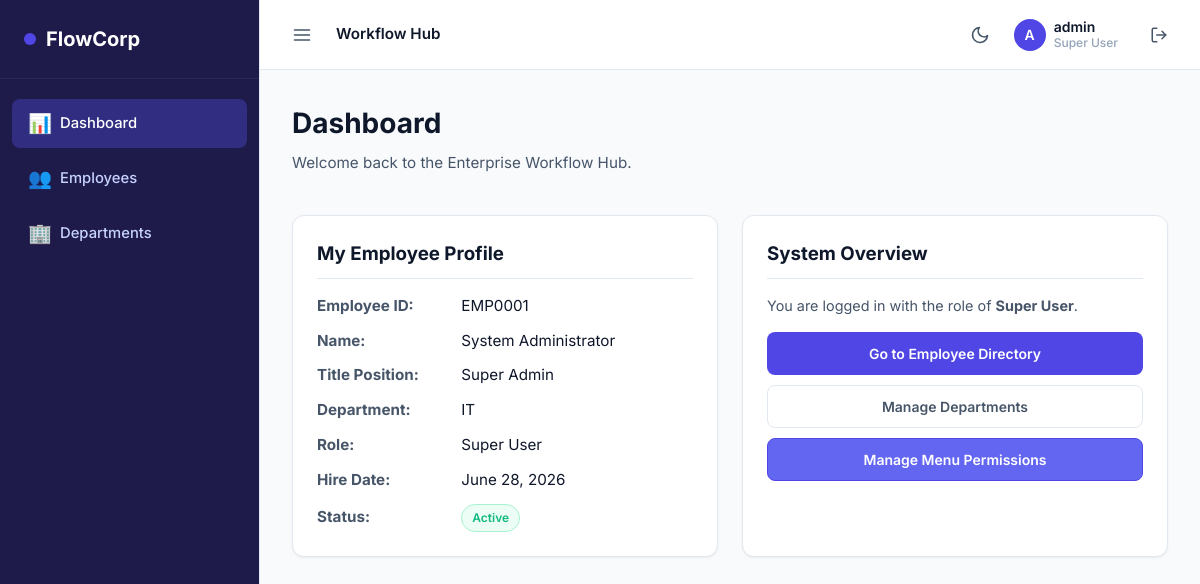
The app's page / (signed in) with its own data.
### employees/models.py (models this page shows, shortened)
class Employee(models.Model):
    STATUS_CHOICES = [
        ('Active', 'Active'),
        ('Inactive', 'Inactive'),
        ('Resigned', 'Resigned'),
    ]
    ROLE_CHOICES = [
        ('Super User', 'Super User'),
        ('Admin', 'Admin'),
        ('Manager', 'Manager'),
        ('Employee', 'Employee'),
    ]
    employee_id = models.CharField(max_length=20, unique=True, blank=True)
    name = models.CharField(max_length=150)
    hire_date = models.DateField()
    status = models.CharField(max_length=20, choices=STATUS_CHOICES, default='Active')
    position = models.CharField(max_length=100)
    department = models.ForeignKey(Department, on_delete=models.PROTECT, related_name='employees')
    role = models.CharField(max_length=20, choices=ROLE_CHOICES, default='Employee')
    user = models.OneToOneField(User, on_delete=models.CASCADE, related_name='employee', null=True, blank=True)

class Department(models.Model):
    name = models.CharField(max_length=100, unique=True)
    created_at = models.DateTimeField(auto_now_add=True)

### employees/views.py (the view)
# urls.py: path('', views.dashboard, name='dashboard'),
@login_required
def dashboard(request):
    employee = getattr(request, 'employee', None)
    return render(request, 'employees/dashboard.html', {'employee': employee})

### employees/models.py (called while the page is built)
    def is_allowed(self, role):
        if role == 'Super User':
            return self.allow_superuser
        elif role == 'Admin':
            return self.allow_admin
        elif role == 'Manager':
            return self.allow_manager
        elif role == 'Employee':
            return self.allow_employee
        return False

### employees/templates/employees/dashboard.html (shortened to what this page needs)
{% extends 'employees/base.html' %}
{% block content %}
    <div class="flex-space mb-4">
        <div>
            <h1>Dashboard</h1>
            <p class="page-subtitle">Welcome back to the Enterprise Workflow Hub.</p>
        </div>
    </div>
    <div class="grid-2">
        <div class="card">
            <h3 class="mb-4" style="border-bottom: 1px solid var(--border); padding-bottom: 10px;">My Employee Profile</h3>
            {% if employee %}
                <div style="display: flex; flex-direction: column; gap: 12px; font-size: 0.95rem; margin-top: 16px;">
                    <div><strong style="color: var(--text-secondary); display: inline-block; width: 140px;">Employee ID:</strong> {{ employee.employee_id }}</div>
                    <div><strong style="color: var(--text-secondary); display: inline-block; width: 140px;">Name:</strong> {{ employee.name }}</div>
                    <div><strong style="color: var(--text-secondary); display: inline-block; width: 140px;">Title Position:</strong> {{ employee.position }}</div>
                    <div><strong style="color: var(--text-secondary); display: inline-block; width: 140px;">Department:</strong> {{ employee.department.name }}</div>
                    <div><strong style="color: var(--text-secondary); display: inline-block; width: 140px;">Role:</strong> {{ employee.role }}</div>
                    <div><strong style="color: var(--text-secondary); display: inline-block; width: 140px;">Hire Date:</strong> {{ employee.hire_date }}</div>
                    <div>
                        <strong style="color: var(--text-secondary); display: inline-block; width: 140px;">Status:</strong>
                        <span class="badge badge-success">{{ employee.status }}</span>
                    </div>
                </div>
            {% else %}
                <p style="color: var(--error);">No employee profile is currently associated with your account.</p>
            {% endif %}
        </div>
        <div class="card">
            <h3 class="mb-4" style="border-bottom: 1px solid var(--border); padding-bottom: 10px;">System Overview</h3>
            <div style="display: flex; flex-direction: column; gap: 16px; margin-top: 16px;">
                <p style="color: var(--text-secondary); font-size: 0.9rem;">
                    You are logged in with the role of <strong>{{ employee.role }}</strong>.
                </p>
                {% if employee.role == 'Super User' or employee.role == 'Admin' %}
                    <div style="display: flex; flex-direction: column; gap: 10px;">
                        <a href="{% url 'employee_list' %}" class="btn btn-primary" style="justify-content: center;">Go to Employee Directory</a>
                        <a href="{% url 'department_list' %}" class="btn btn-secondary" style="justify-content: center;">Manage Departments</a>
                        {% if employee.role == 'Super User' %}
                            <a href="{% url 'menu_permissions_edit' %}" class="btn btn-primary" style="justify-content: center; background-color: #6366f1; border-color: #4f46e5;">Manage Menu Permissions</a>
                        {% endif %}
                    </div>
                {% else %}
                    <div style="padding: 12px; border-radius: 6px; font-size: 0.85rem; border: 1px solid var(--border); background-color: var(--bg-primary);">
                        You have standard employee permissions. Approval workflows and Leave requests will be available in the upcoming phases.
                    </div>
                {% endif %}
            </div>
        </div>
    </div>
{% endblock %}

### employees/templates/employees/base.html (shortened to what this page needs)
{% load static %}
<!DOCTYPE html>
<html lang="en">
<head>
    <link rel="stylesheet" href="{% static 'employees/css/style.css' %}">
</head>
<body>
    <div class="app-container">
        <aside class="sidebar">
            <div class="sidebar-brand">
                <div class="sidebar-brand-icon"></div>
                <span class="sidebar-brand-name">FlowCorp</span>
            </div>
            <ul class="sidebar-menu">
                <li class="{% if request.resolver_match.view_name == 'dashboard' %}active{% endif %}">
                    <a href="{% url 'dashboard' %}">
                        <span class="icon">📊</span>
                        <span class="label-text">Dashboard</span>
                    </a>
                </li>
                {% if 'employees' in request.allowed_menus %}
                    <li class="{% if 'employee' in request.resolver_match.view_name %}active{% endif %}">
                        <a href="{% url 'employee_list' %}">
                            <span class="icon">👥</span>
                            <span class="label-text">Employees</span>
                        </a>
                    </li>
                {% endif %}
                {% if 'departments' in request.allowed_menus %}
                    <li class="{% if 'department' in request.resolver_match.view_name %}active{% endif %}">
                        <a href="{% url 'department_list' %}">
                            <span class="icon">🏢</span>
                            <span class="label-text">Departments</span>
                        </a>
                    </li>
                {% endif %}
            </ul>
        </aside>
        <div class="main-area">
            <header class="main-header">
                <div class="header-left">
                    <button id="sidebar-toggle" class="icon-btn" title="Toggle Navigation">
                        <svg width="20" height="20" viewBox="0 0 24 24" fill="none" stroke="currentColor" stroke-width="2" stroke-linecap="round" stroke-linejoin="round"><line x1="3" y1="12" x2="21" y2="12"></line><line x1="3" y1="6" x2="21" y2="6"></line><line x1="3" y1="18" x2="21" y2="18"></line></svg>
                    </button>
                    <div style="font-weight: 600; font-size: 0.95rem;">Workflow Hub</div>
                </div>
                <div class="header-right">
                    <button id="theme-toggle" class="icon-btn" title="Toggle Light/Dark Theme">
                        <svg width="20" height="20" viewBox="0 0 24 24" fill="none" stroke="currentColor" stroke-width="2" stroke-linecap="round" stroke-linejoin="round"><path d="M21 12.79A9 9 0 1 1 11.21 3 7 7 0 0 0 21 12.79z"></path></svg>
                    </button>
                    {% if request.user.is_authenticated %}
                        <div class="user-badge">
                            <div class="user-avatar">
                                {{ request.user.username|slice:":1"|upper }}
                            </div>
                            <div style="display:flex; flex-direction:column; line-height:1.2;">
                                <span style="font-weight:600; color:var(--text-primary);">{{ request.user.username }}</span>
                                <span style="font-size:0.75rem; color:var(--text-muted);">{{ request.employee.role|default:"User" }}</span>
                            </div>
                        </div>
                        <a href="{% url 'logout' %}" class="icon-btn" title="Logout" style="margin-left: 8px;">
                            <svg width="18" height="18" viewBox="0 0 24 24" fill="none" stroke="currentColor" stroke-width="2" stroke-linecap="round" stroke-linejoin="round"><path d="M9 21H5a2 2 0 0 1-2-2V5a2 2 0 0 1 2-2h4"></path><polyline points="16 17 21 12 16 7"></polyline><line x1="21" y1="12" x2="9" y2="12"></line></svg>
                        </a>
                    {% endif %}
                </div>
            </header>
            <main class="content-frame">
                {% block content %}
                {% endblock %}
            </main>
        </div>
    </div>
</body>
</html>

### employees/static/employees/css/style.css (style rules this page uses)
:root { --bg-primary: #f8fafc; --bg-secondary: #ffffff; --bg-sidebar: #1e1b4b; --bg-sidebar-active: #312e81; --text-sidebar: #c7d2fe; --text-sidebar-active: #ffffff; --border: #e2e8f0; --text-primary: #0f172a; --text-secondary: #475569; --text-muted: #94a3b8; --accent: #4f46e5; --accent-hover: #4338ca; --success: #10b981; --success-bg: #ecfdf5; --success-border: #a7f3d0; --warning: #f59e0b; --error: #ef4444; --error-bg: #fef2f2; --error-border: #fca5a5; --card-shadow: 0 1px 3px 0 rgba(0, 0, 0, 0.05), 0 1px 2px -1px rgba(0, 0, 0, 0.05); }
* { box-sizing: border-box; margin: 0; padding: 0; }
body { font-family: 'Inter', system-ui, -apple-system, sans-serif; background-color: var(--bg-primary); color: var(--text-primary); line-height: 1.5; transition: background-color 0.2s, color 0.2s; }
.app-container { display: flex; min-height: 100vh; width: 100vw; overflow-x: hidden; }
.sidebar { width: 260px; background-color: var(--bg-sidebar); color: var(--text-sidebar); display: flex; flex-direction: column; flex-shrink: 0; transition: width 0.3s cubic-bezier(0.4, 0, 0.2, 1); border-right: 1px solid var(--border); z-index: 10; }
.sidebar-brand { padding: 24px; font-size: 1.25rem; font-weight: 700; color: #ffffff; display: flex; align-items: center; gap: 10px; border-bottom: 1px solid rgba(255, 255, 255, 0.05); }
.sidebar-brand-icon { width: 12px; height: 12px; background-color: var(--accent); border-radius: 50%; }
.sidebar-menu { list-style: none; padding: 20px 12px; display: flex; flex-direction: column; gap: 6px; }
.sidebar-menu a { display: flex; align-items: center; padding: 10px 16px; color: var(--text-sidebar); text-decoration: none; border-radius: 8px; font-weight: 500; font-size: 0.925rem; transition: all 0.2s; }
.sidebar-menu li.active a { background-color: var(--bg-sidebar-active); color: var(--text-sidebar-active); }
.sidebar-menu a .icon { margin-right: 12px; font-size: 1.2rem; width: 20px; text-align: center; }
.sidebar-menu a .label-text { transition: opacity 0.2s; white-space: nowrap; }
.main-area { flex: 1; display: flex; flex-direction: column; min-width: 0; }
.main-header { background-color: var(--bg-secondary); border-bottom: 1px solid var(--border); padding: 16px 24px; display: flex; justify-content: space-between; align-items: center; height: 70px; }
.header-left { display: flex; align-items: center; gap: 16px; }
.icon-btn { background: none; border: none; cursor: pointer; color: var(--text-secondary); padding: 8px; border-radius: 8px; transition: background-color 0.2s; display: flex; align-items: center; justify-content: center; font-size: 1.25rem; }
.header-right { display: flex; align-items: center; gap: 16px; }
.user-badge { display: flex; align-items: center; gap: 8px; font-size: 0.875rem; font-weight: 500; color: var(--text-secondary); }
.user-avatar { width: 32px; height: 32px; background-color: var(--accent); color: white; border-radius: 50%; display: flex; align-items: center; justify-content: center; font-weight: 600; }
.content-frame { flex: 1; padding: 32px; overflow-y: auto; max-width: 1200px; width: 100%; margin: 0 auto; }
h1 { font-size: 1.75rem; font-weight: 700; margin-bottom: 8px; }
.page-subtitle { color: var(--text-secondary); margin-bottom: 24px; font-size: 0.95rem; }
.btn { display: inline-flex; align-items: center; gap: 8px; padding: 10px 18px; border-radius: 8px; font-size: 0.875rem; font-weight: 600; cursor: pointer; text-decoration: none; transition: background-color 0.15s, border-color 0.15s; border: 1px solid transparent; }
.btn-primary { background-color: var(--accent); color: #ffffff; }
.btn-secondary { background-color: var(--bg-secondary); color: var(--text-secondary); border-color: var(--border); }
.card { background-color: var(--bg-secondary); border: 1px solid var(--border); border-radius: 12px; padding: 24px; box-shadow: var(--card-shadow); margin-bottom: 24px; }
.grid-2 { display: grid; grid-template-columns: 1fr 1fr; gap: 24px; }
.mb-4 { margin-bottom: 16px; }
.flex-space { display: flex; justify-content: space-between; align-items: center; }
.badge { display: inline-flex; align-items: center; padding: 4px 10px; border-radius: 9999px; font-size: 0.75rem; font-weight: 600; }
.badge-success { background-color: var(--success-bg); color: var(--success); border: 1px solid var(--success-border); }

### records on screen
Employee: employee.role "Super User", employee_id "EMP0001", name "System Administrator", position "Super Admin", department.name "IT", role "Super User", hire_date "June 28, 2026", status "Active"

### other values on screen
{{ request.user.username|slice:":1"|upper }} "A"
{{ request.user.username }} "admin"
